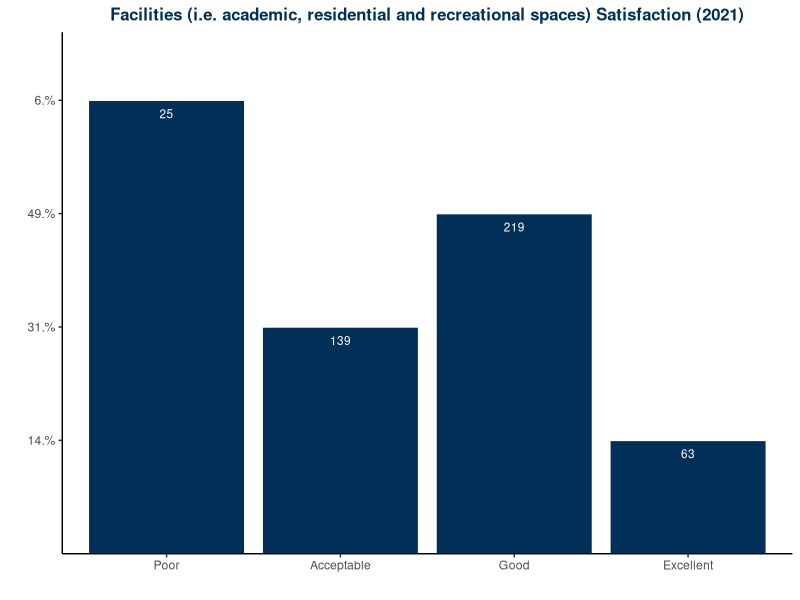

This chart was generated by the following R code: (Note: this script raises an error after producing the figure.)
#setting up
setwd("~/Documents/Rprojects/data/student_satisfaction_survey")
getwd()
list.files()
options("digits" = 4)   # two decimal

#load package
library(readxl) #for read_excel
library(readr) #for read_csv
library(dplyr) #for select, rename, join, etc.
library(tidyverse) #for pipes
library(ggplot2)
#-----------------------------------------------------------------------------
#read data files, initial exploration
sss21<-read_excel("2021 SSS Raw.xlsx")
names(sss21)
#glimpse(sss21$`Invite Custom Field 1`)

#select (and rename) variables to build separate data frames
sss21.qual<-select(sss21, starts_with("Please explain"))
names(sss21.qual)

sss21.slct<-sss21 %>% select(contains(":Please rate")) 
#names(sss21.slct) [1]<-"Pid"
names(sss21.slct)<- gsub(":[A-Za-z]*.*$", "", names(sss21.slct))
names(sss21.slct)

#revert to data frame to make variables and detect values for each variable
df_sss21<-as.data.frame(sss21.slct)
str(df_sss21)

#--------------------------------------------------------
#go through each item [1-24]
#[1] Overall facilities
#1.as factor
df_sss21 <- df_sss21 %>% mutate (facilities_fac = factor(df_sss21$`Overall facilities (i.e. academic, residential and recreational spaces)`, levels = c('Poor', 'Acceptable', 'Good', 'Excellent','NA')) )
df_sss21$facilities_fac #好像的确没有na/ no usage的选项？
#2.pivot table
facilities21_tab <- df_sss21 %>% 
  filter(!is.na(facilities_fac)) %>% 
  group_by(facilities_fac) %>% 
  summarize(cnt = n()) %>%
  mutate(percentage = sprintf(cnt/sum(cnt)*100, fmt= "%#1.0f%%" )) #'%#.2f'
facilities21_tab
#3.bar plot
facilities21_tab %>% 
  ggplot(aes(x =facilities_fac , y=percentage)) + 
  geom_col(fill = "#003057", color ="#ffffff") +
  theme_classic()+
  labs(title = "Facilities (i.e. academic, residential and recreational spaces) Satisfaction (2021)")+
  theme(plot.title = element_text(color = "#003057", size = 12, hjust = 0.5, face="bold"))+
  labs(x = "", y = "")+
  geom_text(aes(label = cnt), vjust = 2, size = 3, color="#ffffff") #vjust=-0.5 lable up

#-----------------------------------------------------------------
# merge with data mart and fall enrollment
# read datamart and fall enrollment data
datamart21<- read_excel("Datamart21Fall.xlsx")
names(datamart21)
head(datamart21)
df_datamart21 <- datamart21 %>% select (PC_ID, GENDER_CODE, ETHNICITY_REPORT_DESC, ADMIT_REGION, CITIZENSHIP, RESIDENT_YN, PARENTS_DEGREE, ADMIT_TYPE, TRANSFER_YN, COHORT, CLASS_LEVEL_RPT_LABEL, ACADEMIC_DEPT, CIP_CATEGORY, MAJOR_1, REG_PRIOR_CUM_GPA) %>% as.data.frame() 
names(df_datamart21)<- tolower(names(df_datamart21))


left_join(df_sss21,datamart21,by.x = "KEY", by.y = "KEY")



registar21<- read_excel("Registar21Fall.xlsx")
str(registar21)

